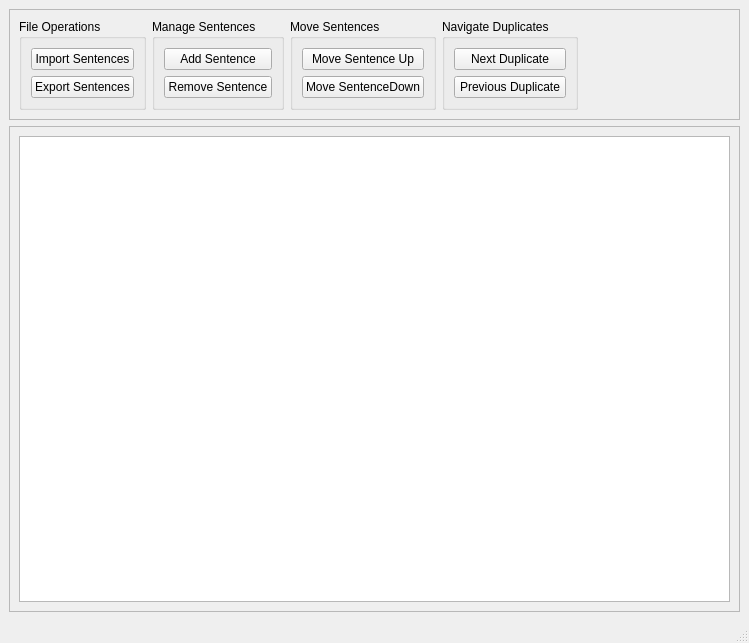
<?xml version="1.0" encoding="UTF-8"?>
<ui version="4.0">
 <class>MainWindow</class>
 <widget class="QMainWindow" name="MainWindow">
  <property name="geometry">
   <rect>
    <x>0</x>
    <y>0</y>
    <width>749</width>
    <height>643</height>
   </rect>
  </property>
  <property name="windowTitle">
   <string>MainWindow</string>
  </property>
  <widget class="QWidget" name="centralwidget">
   <layout class="QGridLayout" name="gridLayout">
    <item row="0" column="0">
     <widget class="QFrame" name="frame_2">
      <property name="frameShape">
       <enum>QFrame::StyledPanel</enum>
      </property>
      <property name="frameShadow">
       <enum>QFrame::Raised</enum>
      </property>
      <layout class="QHBoxLayout" name="horizontalLayout">
       <item>
        <widget class="QGroupBox" name="groupBox_4">
         <property name="title">
          <string>File Operations</string>
         </property>
         <layout class="QVBoxLayout" name="verticalLayout_5">
          <item>
           <widget class="QPushButton" name="importDataPushButton">
            <property name="text">
             <string>Import Sentences</string>
            </property>
           </widget>
          </item>
          <item>
           <widget class="QPushButton" name="exportDataPushButton">
            <property name="text">
             <string>Export Sentences</string>
            </property>
           </widget>
          </item>
         </layout>
        </widget>
       </item>
       <item>
        <widget class="QGroupBox" name="groupBox">
         <property name="title">
          <string>Manage Sentences</string>
         </property>
         <layout class="QVBoxLayout" name="verticalLayout_2">
          <item>
           <widget class="QPushButton" name="addSentencePushButton">
            <property name="text">
             <string>Add Sentence</string>
            </property>
           </widget>
          </item>
          <item>
           <widget class="QPushButton" name="removeSentencePushButton">
            <property name="text">
             <string>Remove Sentence</string>
            </property>
           </widget>
          </item>
         </layout>
        </widget>
       </item>
       <item>
        <widget class="QGroupBox" name="groupBox_2">
         <property name="title">
          <string>Move Sentences</string>
         </property>
         <layout class="QVBoxLayout" name="verticalLayout_3">
          <item>
           <widget class="QPushButton" name="moveUpPushButton">
            <property name="text">
             <string>Move Sentence Up</string>
            </property>
           </widget>
          </item>
          <item>
           <widget class="QPushButton" name="moveDownPushButton">
            <property name="text">
             <string>Move SentenceDown</string>
            </property>
           </widget>
          </item>
         </layout>
        </widget>
       </item>
       <item>
        <widget class="QGroupBox" name="groupBox_3">
         <property name="title">
          <string>Navigate Duplicates</string>
         </property>
         <layout class="QVBoxLayout" name="verticalLayout_4">
          <item>
           <widget class="QPushButton" name="nextDuplicatepushButton">
            <property name="text">
             <string>Next Duplicate</string>
            </property>
           </widget>
          </item>
          <item>
           <widget class="QPushButton" name="previousDuplicatepushButton">
            <property name="text">
             <string>Previous Duplicate</string>
            </property>
           </widget>
          </item>
         </layout>
        </widget>
       </item>
       <item>
        <spacer name="horizontalSpacer">
         <property name="orientation">
          <enum>Qt::Horizontal</enum>
         </property>
         <property name="sizeHint" stdset="0">
          <size>
           <width>40</width>
           <height>20</height>
          </size>
         </property>
        </spacer>
       </item>
      </layout>
     </widget>
    </item>
    <item row="1" column="0">
     <widget class="QFrame" name="frame">
      <property name="frameShape">
       <enum>QFrame::StyledPanel</enum>
      </property>
      <property name="frameShadow">
       <enum>QFrame::Raised</enum>
      </property>
      <layout class="QVBoxLayout" name="verticalLayout">
       <item>
        <widget class="QTableView" name="tableView">
         <property name="dragEnabled">
          <bool>false</bool>
         </property>
         <property name="dragDropOverwriteMode">
          <bool>true</bool>
         </property>
         <property name="dragDropMode">
          <enum>QAbstractItemView::NoDragDrop</enum>
         </property>
         <property name="defaultDropAction">
          <enum>Qt::IgnoreAction</enum>
         </property>
         <property name="alternatingRowColors">
          <bool>true</bool>
         </property>
         <property name="selectionMode">
          <enum>QAbstractItemView::SingleSelection</enum>
         </property>
         <property name="selectionBehavior">
          <enum>QAbstractItemView::SelectRows</enum>
         </property>
        </widget>
       </item>
      </layout>
     </widget>
    </item>
   </layout>
  </widget>
  <widget class="QMenuBar" name="menubar">
   <property name="geometry">
    <rect>
     <x>0</x>
     <y>0</y>
     <width>749</width>
     <height>17</height>
    </rect>
   </property>
  </widget>
  <widget class="QStatusBar" name="statusbar"/>
 </widget>
 <resources/>
 <connections/>
</ui>
